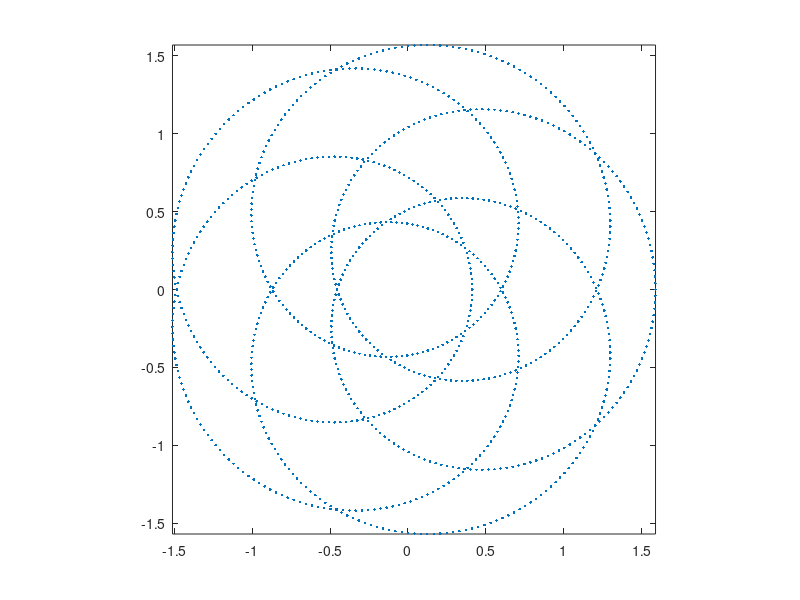

This figure's MATLAB source:
lobes = 5;
alpha = 1.7;
a = 4;
b = 3;

N = 1000;
t = linspace(0, 2*pi * (lobes + 1), N+1);
t = t(1:end-1);


x = cos(t) + 1/alpha * cos(t/(lobes + 1));
y = sin(t) + 1/alpha * sin(t/(lobes + 1));

plot(x,y,'.');
axis image